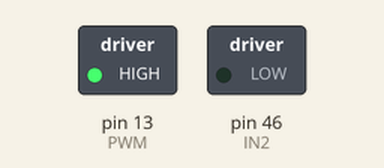
This sketch was run on a simulated Arduino Mega 2560, built with avr-gcc and run on an emulated ATmega2560. On the bench: switched loads named in the sketch (green lamp = pin HIGH). What the sketch prints to the serial monitor is not drawn.

Above: at 0.1 s.
At 114.16 s:
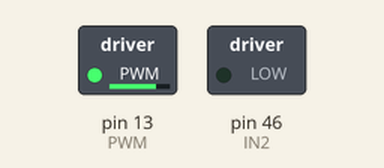
At 122.6 s:
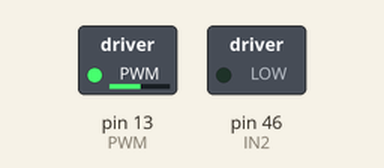
At 128.63 s:
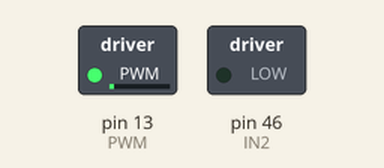
Timing chart, 0 to 130.0 s (numbered marks = the images above):
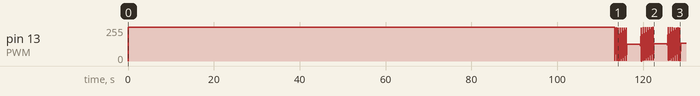

The sketch:

DC_motor_PID_speed_control.ino
```cpp
#include<util/atomic.h>
#define ENCA 2
#define ENCB A1
#define PWM 13
#define IN2 46
int pwr;
//globals
long prevT = 0;
int posPrev = 0;
volatile int pos_i = 0;
volatile float velocity_i = 0;
volatile long prevT_i = 0;
float v1Filt = 0;
float v1Prev = 0;
float v2Filt = 0;
float v2Prev = 0;
float eintegral = 0;

void setup() {
  Serial.begin (9600);
   pinMode(ENCA,INPUT);
   pinMode(ENCB,INPUT);
   pinMode(PWM,OUTPUT);
   pinMode(IN2,OUTPUT);

   attachInterrupt(digitalPinToInterrupt(ENCB),readEncoder,RISING);

}

void loop() {
 // int pwr = 50/3.0*micros()/1.0e6;
  /*int pwr = 0;
  int dir =1 ;
  setMotor(dir,pwr,PWM,IN2);*/

  int pos = 0;
  float velocity2 = 0;
  ATOMIC_BLOCK(ATOMIC_RESTORESTATE){
    pos = pos_i;
    velocity2 = velocity_i;
  }
//Compute velocity with method 1
  long currT = micros();
  float deltaT = ((float)(currT - prevT))/1.0e6;
  float velocity1 = (pos - posPrev)/deltaT;
  posPrev = pos;
  prevT = currT;

//Convert count/s to RPM
float v1 = velocity1/600.0*60.0;
float v2 = velocity2/600.0*60.0;

//Low-pass filter (25 Hz cutoff)
v1Filt = 0.854*v1Filt + 0.0728*v1 + 0.0728*v1Prev;
v1Prev = v1;
v2Filt = 0.854*v2Filt + 0.0728*v2 + 0.0728*v2Prev;
v2Prev = v2;

//set a target
float vt= 150*(sin(currT/1e6)>0);

// compute the control signal u
float kp = 1.6;
float ki = 3.82;
float e = vt - v1Filt;
eintegral = eintegral + e*deltaT;
float u = kp*e + ki*eintegral;

//Set the motor speed and direction
int dir = 1;
if (u<0){
  dir = -1;
}
int pwr = (int) fabs(u);
if(pwr > 255){
  pwr = 255;
}
setMotor(dir, pwr, PWM, IN2);
  Serial.print(vt);
  Serial.print(" ");
  Serial.print(v1Filt);
  Serial.println();
  delay(1);
}
void setMotor(int dir, int pwmVal, int pwm, int in2){
  analogWrite(pwm,pwmVal);
  if(dir == 1){
    digitalWrite(in2,LOW);
  }
  else if(dir == -1){
    digitalWrite(in2,HIGH);
  }

}
void readEncoder(){
  int b = digitalRead(ENCB);
  int increment = 0;
  if(b>0){
    increment = 1;
  }
  else{
    increment = -1;
  }
  pos_i = pos_i + increment;

  //compute velocity with method 2
  long currT = micros();
  float deltaT = ((float)(currT - prevT_i))/1.0e6;
  velocity_i = increment/deltaT;
  prevT_i = currT;
}
```
